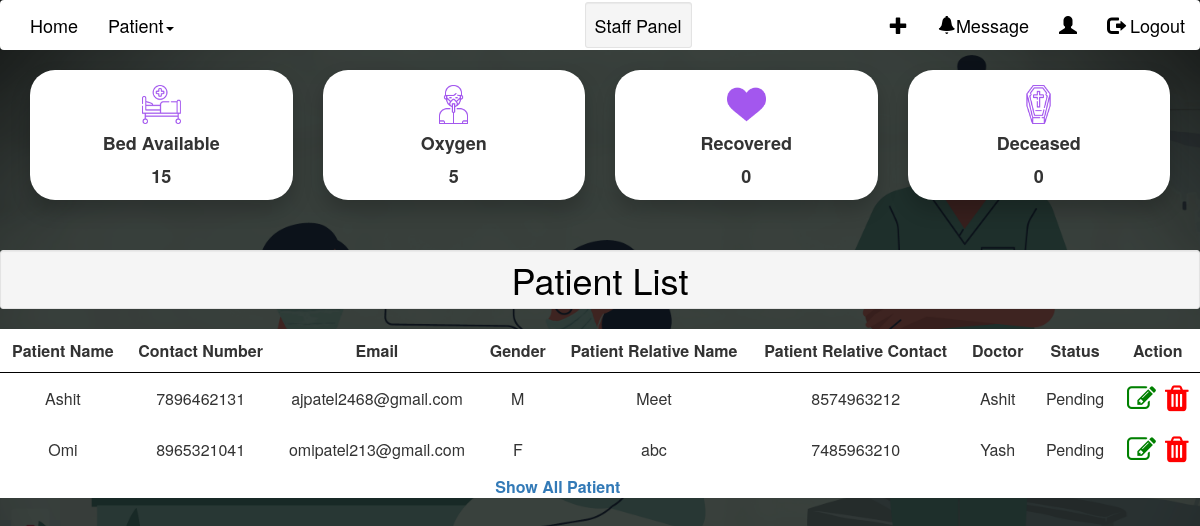
The page /staffDashboard/ on the database its author committed.
### home/models.py (models this page shows, shortened)
class Oxygen(models.Model):
    oxygen_Total = models.IntegerField(help_text = " Days &")
    oxygen_Total_Hour = models.TimeField(help_text = " Hours of Total Oxygen")
    oxygen_Used = models.IntegerField(help_text = " Days &")
    oxygen_Used_Hour = models.TimeField(help_text = " Hours of Oxygen Used")
    oxygen_Remaining = models.IntegerField(help_text = " Days &")
    oxygen_Remaining_Hour = models.TimeField(help_text = " Hours of Oxygen Remaining")
    def __str__(self):
        return str(self.oxygen_Remaining)

class Patient(models.Model):
    caseNumber = models.IntegerField(('Case Number'),default=random.randint(100000,999999),unique=True)
    patientId = models.AutoField(primary_key=True)
    patientName = models.CharField(("Patient Name"),max_length=24)
    patientEmail = models.EmailField(("Email Id"),unique=True)
    GENDER_CHOICES = (
        ('M', 'Male'),
        ('F', 'Female'),
    )
    gender = models.CharField(max_length=1, choices=GENDER_CHOICES)
    phone = models.IntegerField(("Phone Number"),validators=[validate_phoneNumber],unique=True)
    patientRelativeNumber = models.IntegerField(("Relative's Phone number"),validators=[validate_phoneNumber])
    patientRelativeName = models.CharField(("Relative's name"),max_length=24)
    line1 = models.CharField(("Address line1"),max_length=250)
    line2 = models.CharField(("Address line2"),max_length=250)
    state = models.ForeignKey('State',on_delete=models.CASCADE,null=True)
    sname = State.objects.filter(stateName = state)
    city = models.ForeignKey('City',on_delete=models.CASCADE,null=True) #,limit_choices_to={'stateName': 1}
    pincode = models.IntegerField(("Pincode"),validators=[validate_pincode])
    previousHistory = models.CharField(("Previous history"),max_length=250)
    dob = models.DateField(("Date of birth"))
    wardName = models.ForeignKey('Ward',on_delete=models.CASCADE,blank=True,default="")
    bedNumber  = models.ForeignKey('Bed',on_delete=models.CASCADE,blank=True) #,limit_choices_to={'occupied': False}
    doctorName = models.ForeignKey('Doctor',on_delete=models.CASCADE,default=None,blank=True)
    doctorNotes = models.CharField(("Doctor Notes"),max_length=250,default=None,blank=True)
    doctorVisitingTime = models.DateTimeField(("Doctor Visiting Time"),default=None,blank=True)
    dateTime = models.DateTimeField(("Date Time"),default=now)
    pending = 'Pending'
    critical = 'Critical'
    recovering = 'Recovering'
    recovered = 'Recovered'
    deceased = 'Deceased'
    PATIENT_STATUS_CHOICES = [
        (pending,'pending'),
        (critical, 'critical'),
        (recovering, 'recovering'),
        (recovered, 'recovered'),
        (deceased, 'deceased'),]
    patientStatus = models.CharField(("Patient Status"),max_length=10,choices=PATIENT_STATUS_CHOICES,default=pending)

class Doctor(models.Model):
    doctorId = models.AutoField(primary_key=True)
    doctorName = models.CharField(("Doctor Name"),max_length=24)
    doctorUsername=models.CharField(("Doctor Username"),max_length=15)
    doctorPass=models.CharField(("Doctor Password"),max_length=100)
    doctorContact = models.IntegerField(("Doctor Contact"))
    Specialization = models.ForeignKey('Specialization',on_delete = models.CASCADE,null=False)
    def __str__(self):
        return self.doctorName

### home/views.py (the view)
# urls.py: path('staffDashboard/',views.staffDashboard,name='staffDashboard'),
def staffDashboard(request):
    patientDetails = Patient.objects.all().order_by('dateTime')[:5]
    oxy = Oxygen.objects.all()
    beds = Bed.objects.all()
    recovered = 0
    deceased = 0
    bedcnt = 0
    for p in patientDetails:
        if p.patientStatus == 'Recovered':
            recovered = recovered + 1
        elif p.patientStatus == 'Deceased':
            deceased = deceased + 1
    for bed in beds:
        if bed.occupied == False:
            bedcnt = bedcnt + 1
    return render(request,'staffDashboard.html',{"bedcnt":bedcnt,"oxy":oxy,"patientDetails":patientDetails,"recovered":recovered,"deceased":deceased})

### home/templates/staffDashboard.html (shortened to what this page needs)
{% load static %}
{% include 'staffNav.html' %}
<link rel="stylesheet" href="https://cdnjs.cloudflare.com/ajax/libs/fancybox/2.1.5/jquery.fancybox.min.css" media="screen">
    <link rel="stylesheet" href="{% static 'css/dataTable.css' %}">
    <link rel="stylesheet" href="https://cdnjs.cloudflare.com/ajax/libs/font-awesome/4.7.0/css/font-awesome.min.css">
<link rel="stylesheet" href="{% static 'css/staffNav.css' %}">
<div class="container">
    <div class="row ">
        <div class="col-sm-3">
            <div class="card">
                <img class="card-img-top img-fluid" src="{% static 'hospital-bed.png' %}" alt="Card image cap">
                <div class="card-block">
                    <h4 class="card-title">Bed Available</h4>
                    <p class="card-text">{{bedcnt}}</p>
                </div>
            </div>
        </div>
        <div class="col-sm-3">
            <div class="card">
                <img class="card-img-top img-fluid" src="{% static 'oxygenation.png' %}" alt="Card image cap">
                <div class="card-block">
                    <h4 class="card-title">Oxygen</h4>
                    {% for i in oxy %}
                        <p class="card-text">{{i}}</p>
                    {% endfor %}
                </div>
            </div>
        </div>
        <div class="col-sm-3">
            <div class="card">
                <img class="card-img-top img-fluid" src="{% static 'heart.png' %}" alt="Card image cap">
                <div class="card-block">
                    <h4 class="card-title">Recovered</h4>
                    <p class="card-text">{{recovered}}</p>
                </div>
            </div>
        </div>
        <div class="col-sm-3">
            <div class="card">
                <img class="card-img-top img-fluid" src="{% static 'coffin.png'%}" alt="Card image cap">
                <div class="card-block">
                    <h4 class="card-title">Deceased</h4>
                    <p class="card-text">{{deceased}}</p>
                </div>
            </div>
        </div>
    </div>
</div>
{% include 'patient.html' %}

### home/templates/patient.html (shortened to what this page needs)
<h1 class="text-center well well-sm  page-header"><strong>Patient List</strong></h1>
        <table class="display" style="width:100%;background-color: white;">
            <thead >
                <tr>
                    <th style="background-color: white;padding: 10px;border-bottom: 1px black solid;">Patient Name</th>
                    <th style="background-color: white;padding: 10px;border-bottom: 1px black solid;">Contact Number</th>
                    <th style="background-color: white;padding: 10px;border-bottom: 1px black solid;">Email</th>
                    <th style="background-color: white;padding: 10px;border-bottom: 1px black solid;">Gender</th>
                    <th style="background-color: white;padding: 10px;border-bottom: 1px black solid;">Patient Relative Name</th>
                    <th style="background-color: white;padding: 10px;border-bottom: 1px black solid;">Patient Relative Contact</th>
                    <th style="background-color: white;padding: 10px;border-bottom: 1px black solid;">Doctor</th>
                    <th style="background-color: white;padding: 10px;border-bottom: 1px black solid;">Status</th>
                    <th style="background-color: white;padding: 10px;border-bottom: 1px black solid;">Action</th>
                </tr>
            </thead>
            <tbody>
                {% for i in patientDetails %}
                <tr>
                    <td style="padding: 10px;">{{i.patientName}}</td>
                    <td style="padding: 10px;">{{i.phone}}</td>
                    <td style="padding: 10px;">{{i.patientEmail}}</td>
                    <td style="padding: 10px;">{{i.gender}}</td>
                    <td style="padding: 10px;">{{i.patientRelativeName}}</td>
                    <td style="padding: 10px;">{{i.patientRelativeNumber}}</td>
                    <td style="padding: 10px;">{{i.doctorName}}</td>
                    <td style="padding: 10px;">{{i.patientStatus}}</td>
                    <td style="padding: 10px;"><a href="/updatePatient?id={{i.patientId}}/"><i class="fa fa-edit" style="font-size:29px;color:green"></i></a>&nbsp;
                        <a href="/deletePatient?id={{i.patientId}}/" onclick="showAlert();"><i class="fa fa-trash" style="font-size:30px;color:red"></i></a></td>
                </tr>
                {% endfor %}
            </tbody>
            <tfoot>
                <tr>
                    <th colspan="8"><a href="{% url 'viewPatient' %}">Show All Patient</a></th>
                </tr>
            </tfoot>
        </table>

### static/css/staffNav.css (style rules this page uses)
body { background: url('../doccopy.png'); background-size: cover; }
.row { display: flex; flex-wrap: wrap; }
b, strong { font-weight: 500; color: black; }
.row > div[class*='col-'] { display: flex; }
img { width: 15%; margin: 0 auto; padding-top: 15px; }
.card-title,.card-text { font-weight: bold; font-size: large; }
.card { background-color: white; text-align: center; border-radius: 25px; box-shadow: 0 10px 20px rgba(0, 0, 0, 0.2); margin: 0 auto; float: none; margin-bottom: 10px; }
.container { text-align: center; }
body { font-family: "Helvetica Neue",Helvetica,Arial,sans-serif; font-size: 14px; color: #333; }
th,td { text-align: center; }

### rows shown on the page
Oxygen: oxygen_Remaining "5"
Patient: patientName "Ashit", phone "7896462131", patientEmail "ajpatel2468@gmail.com", gender "M", patientRelativeName "Meet", patientRelativeNumber "8574963212", doctorName "Ashit", patientStatus "Pending"
Patient: patientName "Omi", phone "8965321041", patientEmail "omipatel213@gmail.com", gender "F", patientRelativeName "abc", patientRelativeNumber "7485963210", doctorName "Yash", patientStatus "Pending"

### other values the page prints
{{ bedcnt }} "15"
{{ recovered }} "0"
{{ deceased }} "0"
